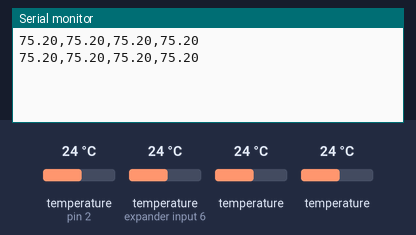
This sketch was run on a simulated Arduino Uno, built with avr-gcc and run on an emulated ATmega328P. On the bench: the last lines printed to the serial monitor. The inputs (shaded band) are chosen by the test bench; at power-on: temperature (sensors on pin 2, expander input 6) 24 °C, temperature 24 °C.

Above: at 2.3 s.
2.4 s: temperature (sensor on pin 2) set to 12 °C
At 3.1 s:
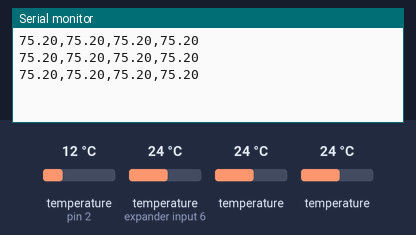
3.9 s: temperature (sensor on expander input 6) set to 12 °C
At 4.7 s:
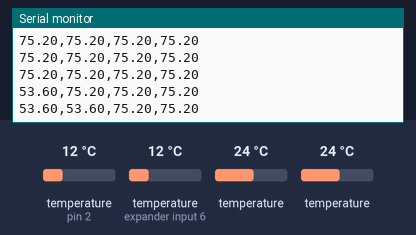
5.4 s: temperature (sensor 202) set to 12 °C
At 6.3 s:
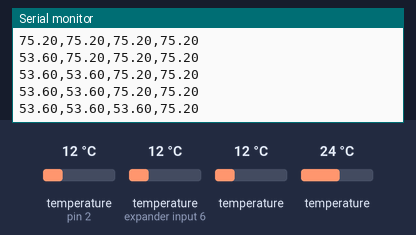
6.9 s: temperature (sensor 302) set to 12 °C
At 7.9 s:
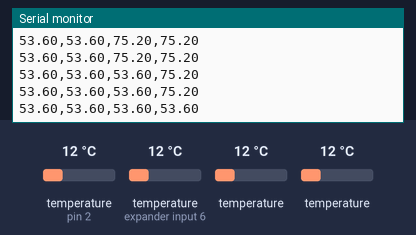
8.4 s: temperature (sensor on pin 2) set to 19 °C
At 9.3 s:
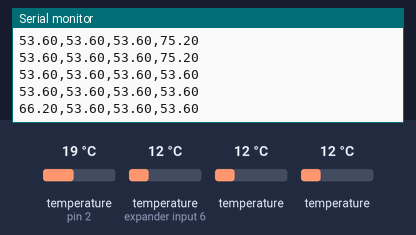
9.9 s: temperature (sensor on expander input 6) set to 19 °C
At 11.1 s:
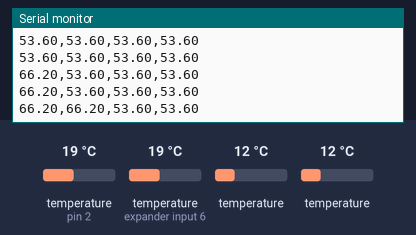
Timing chart, 0 to 12.9 s (numbered marks = the images above; inputs shaded):
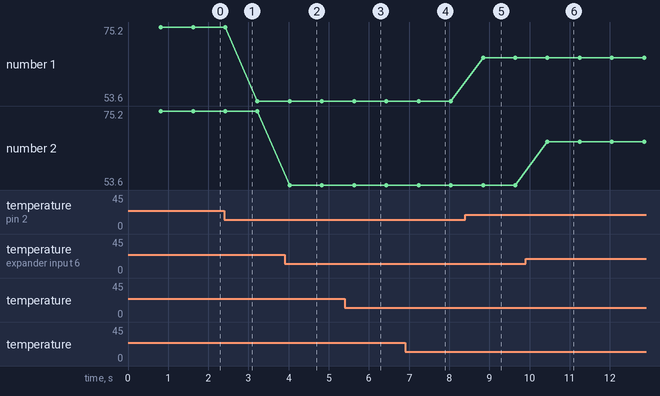

The sketch:

sketch.ino
```cpp
#include <OneWire.h>
#include <Wire.h>
#include "HTU21D.h"
#include <DallasTemperature.h>

#define ONE_WIRE_BUS 2
#define TEMPERATURE_PRECISION 12

OneWire  oneWire(ONE_WIRE_BUS);

DallasTemperature sensors(&oneWire);

DeviceAddress Probe1 = { 0x28, 0x6F, 0x7B, 0x40, 0x05, 0x00, 0x00, 0x31 };
DeviceAddress Probe2 = { 0x28, 0x72, 0x58, 0x09, 0x06, 0x00, 0x00, 0x01 };
DeviceAddress Probe3 = { 0x28, 0x4D, 0x90, 0x40, 0x05, 0x00, 0x00, 0x43 };
DeviceAddress Probe4 = { 0x28, 0x9C, 0x76, 0x0A, 0x06, 0x00, 0x00, 0xE9 };

void setup(void) {
  Serial.begin(19200);
	sensors.begin();
	sensors.setResolution(Probe1, TEMPERATURE_PRECISION);
	sensors.setResolution(Probe2, TEMPERATURE_PRECISION);
	sensors.setResolution(Probe3, TEMPERATURE_PRECISION);
	sensors.setResolution(Probe4, TEMPERATURE_PRECISION);
}

void loop(void) {


	sensors.requestTemperatures();
	// get the device information
	float Temp1 = getTemperature(Probe1);
	float Temp2 = getTemperature(Probe2);
	float Temp3 = getTemperature(Probe3);
	float Temp4 = getTemperature(Probe4);

	Serial.print(Temp1);
	Serial.print(",");
	Serial.print(Temp2);
	Serial.print(",");
	Serial.print(Temp3);
	Serial.print(",");
	Serial.println(Temp4);

}

// function to print the temperature for a device
float getTemperature(DeviceAddress deviceAddress)
{
	float tempC = sensors.getTempC(deviceAddress);
	return DallasTemperature::toFahrenheit(tempC);
}
```

Measured:
- after the input at 3.9 s, the serial monitor: prints a new line after 0.13 s (image 2)
- after the input at 5.4 s, the serial monitor: prints a new line after 0.23 s (image 3)
- after the input at 6.9 s, the serial monitor: prints a new line after 0.34 s (image 4)
- after the input at 8.4 s, the serial monitor: prints a new line after 0.44 s (image 5)
- after the input at 9.9 s, the serial monitor: prints a new line after 0.55 s (image 6)
- plotted number 1: 75.2 → 53.6 after the input at 2.4 s, 53.6 → 66.2 after the input at 8.4 s
